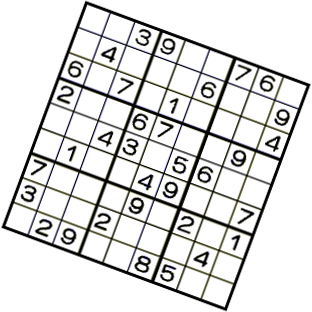
#> input picture images/sudoku20.jpg, 312 x 312 px
$ python aligned.py images/sudoku20.jpg out.png 5
#> lines starting #> are read from the running program, lines starting #| are printed output that depends on the picture
### aligned_helper.py
import os
from PIL import Image
import math


def load_image(image_filename):
    """  load an image from an image file and return it as a list of lists """

    img = Image.open(image_filename)
    gray_img = img.convert("L")
    image = lists_from_pil_image(gray_img)
    return image


def save(image, filename):
    """ save an image (as list of lists) to a file """
    mosaic = pil_image_from_lists(image)
    output_dir = os.path.dirname(filename)

    if output_dir != "" and not os.path.exists(output_dir):
        os.makedirs(output_dir)

    mosaic.save(filename)


# [17 lines left out: functions show, get_diagonal_angle, not called in this run]


def pixels_on_line(image, angle, distance, top=True):
    """returns a list of of following pixels in an image that are on the line
    of specific angle (in radians) and distance from top left pixel.
    """
    if distance < 0:
        return
    angle = angle % math.pi
    image_size = get_image_size(image)
    image_height, image_width = image_size
    if angle == 0:
        column = 0
        row = int(distance)
    elif angle < math.pi / 2:
        if top:
            row = int(distance / math.cos(angle))
            column = 0
        else:
            row = 0
            column = int(distance / math.sin(angle))
    elif angle == math.pi / 2:
        column = int(distance)
        row = 0
    else:
        row = int(distance / math.sin(angle - math.pi/2))
        if row < image_height:
            column = 0
        else:
            temp_row = row - image_height
            column = int(temp_row / math.tan(math.pi - angle) )
            row = image_height - 1

    return pixels_on_line_from_origin(image, angle, (row, column))


def pil_image_from_lists(image_as_lists):
    """ Generate an Image obj from list of lists """
    height = len(image_as_lists)
    width = min([len(image_as_lists[i]) for i in range(height)])
    im = Image.new("L", (width, height))
    for i in range(width):
        for j in range(height):
            im.putpixel((i, j), image_as_lists[j][i])
    return im


def lists_from_pil_image(image):
    """ Turn an Image obj to a list of lists """
    width, height = image.size
    pixels = list(image.getdata())
    pixels = [pixels[i * width:(i + 1) * width] for i in range(height)]
    return pixels

def get_image_size(image):
    height = len(image)
    if height > 0:
        row_lengths = [len(row) for row in image]
        width = min(row_lengths)
        if width == max(row_lengths):
            return (height, width)
        print("Error: Image rows are not consistent!")
    print("Error: Empty Image!")

def within_borders(pixel_location, image_size):
        in_borders = True
        for i in range(2):
            if pixel_location[i] < 0 or pixel_location[i] >= image_size[i]:
                in_borders = False
        return in_borders

def pixels_on_line_from_origin(image, angle, first_pixel):
    """
    assumptions:
    0 <= angle < pi
    distance >= 0
    """
    image_size = get_image_size(image)
    image_height, image_width = image_size
    pixels = []
    ratio = math.tan(angle)
    if not within_borders(first_pixel, image_size):
        pass
    elif angle == 0:
        row = first_pixel[0]
        for column in range(first_pixel[1], image_width):
            pixels.append([row, column])
    elif angle < math.pi/2:
        row = first_pixel[0]
        for column in range(first_pixel[1], image_width):
            unrounded = first_pixel[0] + (column+1-first_pixel[1])*ratio
            curr_pixel = [row, column]
            while unrounded > row and within_borders(curr_pixel, image_size):
                pixels.append(curr_pixel)
                if unrounded >= row + 1:
                    row += 1
                    curr_pixel = [row, column]
                else:
                    break

            if not within_borders(curr_pixel, image_size):
                break

    elif angle == math.pi/2:
        column = first_pixel[1]
        for row in range(first_pixel[0], image_height):
            pixels.append([row, column])
    #pi < angle < 2pi
    else:
        row = first_pixel[0]
        for column in range(first_pixel[1], image_width):
            unrounded = first_pixel[0] + (column + 1 - first_pixel[1]) * ratio
            curr_pixel = [row, column]
            while unrounded < row and within_borders(curr_pixel, image_size):
                pixels.append(curr_pixel)
                if unrounded <= row - 1:
                    row -= 1
                    curr_pixel = [row, column]
                else:
                    break

            if not within_borders(curr_pixel, image_size):
                break

    return pixels

### aligned.py
import aligned_helper
import sys
import copy
import math

BLACK_INDEX = 0
WHITE_INDEX = 255
MAX_DIST = 2
# filter for detect_edges function
AVG_FILTER_DE = [[-1/8,-1/8,-1/8],[-1/8,1,-1/8],[-1/8,-1/8,-1/8]]
# filter that take the average of the pixels in square 3*3
AVG_FILTER = [[1/9,1/9,1/9],[1/9,1/9,1/9],[1/9,1/9,1/9]]
NUM_OF_PARAM = 3
ERROR_MESSAGE = "Wrong number of parameters. The correct usage is: \n " \
                "aligned.py <image_source> <output > <max_diagonal>"


def otsu(image):
    """Function that gets an image and return optimal threshold value"""
    var = 0
    best_threshold = 0
    for threshold in range(256):
        num_of_blacks, num_of_whites, sum_of_blacks, sum_of_whites = (0, 0,
                                                                      0, 0)
        for row in image:
            for column in row:
                if column < threshold:
                    num_of_blacks += 1
                    sum_of_blacks += column
                else:
                    num_of_whites += 1
                    sum_of_whites += column
        if num_of_blacks == 0 or num_of_whites == 0:
            # We dont like to divide by zero
            continue
        mean_black = sum_of_blacks / num_of_blacks
        mean_whites = sum_of_whites / num_of_whites
        new_var = num_of_blacks * num_of_whites * ((mean_black -
                                                   mean_whites)**2)
        # This formula of variance is taken from the lecture
        if new_var > var:
            var = new_var
            best_threshold = threshold
    return best_threshold


def threshold_filter(image):
    """This function gets an image and return a new image in the same size,
    but the pixels change to be black or white, depend the variance"""
    new_image = copy.deepcopy(image)
    var = otsu(new_image)
    for threshold in range(256):
        for index_row, row in enumerate(new_image):
            for index_col, column in enumerate(row):
                if column < var:
                    new_image[index_row][index_col] = BLACK_INDEX
                else:
                    new_image[index_row][index_col] = WHITE_INDEX
    return new_image


def corners(filter, new_image):
    """Function that gets 2 parameters - filter, and image, and return a fix
    value pixel of all the 4 pixels in the corners"""
    height = len(new_image)
    width = len(new_image[0])
    left_up_value, right_up_value, left_down_value, right_down_value = (0, 0,
                                                                 0, 0)
    for ro in range(-1,2): # left-up corner
        for co in range(-1,2):
            if ro < 0 or co < 0:
                left_up_value = new_image[0][0]*filter[ro][co] + left_up_value
            else:
                left_up_value = new_image[ro][co]*filter[ro][co] + \
                                left_up_value

    for ro in range(-1,2): # right-up corner
        for co in range(-1,2):
            if ro < 0 or width - 1 + co >= width:
                right_up_value = new_image[0][width-1]*filter[ro][co] + \
                                 right_up_value
            else:
                right_up_value = new_image[ro][width - 1 +co]*filter[ro][co]\
                                 + right_up_value

    for ro in range(-1,2): # left-down corner
        for co in range(-1,2):
            if height - 1 + ro >= height or co < 0:
                left_down_value = new_image[height-1][0]*filter[ro][co]\
                                 + left_down_value
            else:
                left_down_value = new_image[height - 1 + ro][co] * filter[ro][
                    co] + left_down_value

    for ro in range(-1,2): # right-down corner
        for co in range(-1,2):
            if height - 1 + ro >= height or width - 1 + co >= width:
                right_down_value = new_image[height-1][width-1]*filter[ro][co]\
                                 + right_down_value
            else:
                right_down_value = new_image[height - 1 + ro][width - 1 + co]\
                                   * filter[ro][co] + right_down_value

    return fix_value(left_up_value), fix_value(right_up_value), fix_value(
        left_down_value), fix_value(right_down_value)


def up(col_index, filter, new_image):
    """Function that gets 3 parameters - index of column, filter, and image,
    and return a fix value pixel of all the pixels in the first row in the
    image (without the corners)"""
    new_value = 0
    for ro in range(-1,2):
        for co in range(-1,2):
            if ro < 0 :
                new_value = new_image[0][col_index]*filter[ro][co] + new_value
            else:
                new_value = new_image[ro][col_index+co] * filter[ro][co] + \
                            new_value

    return fix_value(new_value)


def down(col_index, filter, new_image):
    """Function that gets 3 parameters - index of column, filter, and image,
    and return a fix value pixel of all the pixels in the last row in the
    image (without the corners)"""
    height = len(new_image)
    new_value = 0
    for ro in range(-1,2):
        for co in range(-1,2):
            if height - 1 + ro >= height:
                new_value = new_image[height-1][col_index]*filter[ro][co] + \
                            new_value
            else:
                new_value = new_image[height - 1 + ro][col_index+co] * filter[
                    ro][co] + new_value

    return fix_value(new_value)


def left(row_index, filter, new_image):
    """Function that gets 3 parameters - index of row, filter, and image,
    and return a fix value pixel of all the pixels in the first column in the
    image (without the corners)"""
    new_value = 0
    for ro in range(-1,2):
        for co in range(-1,2):
            if co < 0:
                new_value = new_image[row_index][0] * filter[ro][
                    co] + new_value
            else:
                new_value = new_image[row_index + ro][co] * filter[ro][co] + \
                            new_value

    return fix_value(new_value)


def right(row_index, filter, new_image):
    """Function that gets 3 parameters - index of row, filter, and image,
    and return a fix value pixel of all the pixels in the last column in the
    image (without the corners)"""
    width = len(new_image[0])
    new_value = 0
    for ro in range(-1,2):
        for co in range(-1,2):
            if width - 1 + co >= width:
                new_value = new_image[row_index][width-1] * filter[ro][
                    co] + new_value
            else:
                new_value = new_image[row_index + ro][width - 1 + co] * \
                            filter[ro][co] + new_value

    return fix_value(new_value)


def middle(row_index, col_index, filter, new_image):
    """Function that gets 4 parameters - index of row, index of column, filter,
     and image, and return a fix value pixel of all the pixels in the middle of
     the image, its mean without - first and last rows, first and last
     columns, and corners"""
    new_value = 0
    for ro in range(-1,2):
        for co in range(-1,2):
            new_value = new_image[row_index + ro][col_index + co] * \
                        filter[ro][co] + new_value

    return fix_value(new_value)


def fix_value(new_value):
    """Function that gets a value of pixel and return a fix value that make
    sure that the value is in the range 0 to 255"""
    new_value = int(new_value)
    if new_value > WHITE_INDEX or new_value < -WHITE_INDEX:
        new_value = WHITE_INDEX
    if -256 < new_value < BLACK_INDEX:
        new_value = -1 * new_value
    return new_value


def apply_filter(image, filter):
    """Function that gets 2 parameters - filter and image, and return a new
    image with new pixels, depend the filter. This functions uses 5 helper
    functions - corners, up, down, left, right"""
    height = len(image)
    width = len(image[0])
    new_image = copy.deepcopy(image)

    for col_index in range(1, width-1):
        # Running on the first and last rows
        new_image[0][col_index] = up(col_index, filter, image)
        new_image[height-1][col_index] = down(col_index, filter, image)

    for row_index in range(1, height-1):
        # Running on the first and last columns
        new_image[row_index][0] = left(row_index, filter, image)
        new_image[row_index][height-1] = right(row_index, filter, image)

    for row_index in range(1, width-1):
        # Running on the middle of the image
        for col_index in range(1, height-1):
            new_image[row_index][col_index] = middle(row_index, col_index,
                                                     filter, image)
    # Manual placement of the corners:
    new_image[0][0], new_image[0][width-1], new_image[height-1][0], \
    new_image[height-1][width-1] = corners(filter, new_image)
    return new_image


def detect_edges(image):
    """Function that gets an image and return a new image that returns from
    apply_filter, with the filter: [[-1/8,-1/8,-1/8],[-1/8,1,-1/8],
    [-1/8,-1/8,-1/8]]"""
    return apply_filter(image, AVG_FILTER_DE)


def downsample_by_3(image):
    """Function that gets an image, and return a new image that become
    smaller by 3. to make sure that the new image is similar to the orgin,
    I used the average filter - 1/9 of every value in the filter"""
    small_image = []
    for row_index in range(1, len(image)-1, 3):
        new_line = []
        for col_index in range(1, len(image[0])-1, 3):
            # Now, every image[row_index][col_index] pixel will be in the
            # center of every 3*3 matrix in the image.
            value = int(middle(row_index, col_index, AVG_FILTER, image))
            new_line.append(value)
        small_image.append(new_line)

    return small_image


def downsample(image, max_diagonal_size):
    """Function that gets 3 parameters - image and diagonal size, and return
    a new image that become smaller - depend the diagonal input. its uses
    the downsample_by_3 function"""
    small_image = copy.deepcopy(image)
    width = len(image[0])
    height = len(image)
    diagonal = (width**2 + height**2)**(1/2)
    while max_diagonal_size <= diagonal:
        small_image = downsample_by_3(small_image)
        new_width = len(small_image[0])
        new_height = len(small_image)
        diagonal = (new_width**2 + new_height**2)**(1/2)

    return small_image


def values_of_pixels(image, list_index):
    """Function that gets image and list of index (the list is the output of
    the pixels_on_line from aligned_helper.py), and return the sum of all
    (len)**2, len is the length of all the white pixels that enough close each
    other"""
    sum = 0
    last_index = [0,0]
    new_list = []
    for location in list_index:
        if image[location[0]][location[1]] == WHITE_INDEX:
            if new_list == []:
                # The first location will be append to the list without
                # Preconditions
                new_list.append(location)
            elif distance(last_index, location) <= MAX_DIST:
                # Here we start to build the sequence
                new_list.append(location)
            else:
                length = distance(new_list[0], new_list[-1])
                sum += length**2
                new_list = [location]  # Strating to build a new list
            last_index = location

    if len(new_list) > 1:
        # if the last index in the loop is white, and its part of list that
        # big than one, the next loop will be out of range, so we need to
        # add this manual.
        length = distance(new_list[0], new_list[-1])
        sum += length ** 2

    return sum


def distance(location1, location2):
    """Function that gets two location (row and column) and return the
    distance between them"""
    return math.sqrt((location1[0]-location2[0])**2 + (location1[1]-location2[
        1])**2)


def get_angle(image):
    """This function get an image and return the dominant angle of the image"""
    width = len(image[0])
    height = len(image)
    diagonal = (width**2 + height**2)**(1/2)
    max = 0
    angle_to_return = 0

    # In this loop we check every angle from 0 degree to 179 degree
    for angle in range(180):
        sum = 0
        angle_in_radian = math.radians(angle)

        # Here we running on all the legal distances
        for dist in range(int(diagonal)+1):

            # If the angle is in this range, we need to take two times the
            # list of the same distance, one time with True and one time
            # with False
            if 0 < angle < 90:
                if dist == 0:
                    lst0 = aligned_helper.pixels_on_line(image, angle_in_radian, 0)
                    sum += values_of_pixels(image, lst0)
                else:
                    lst1 = aligned_helper.pixels_on_line(image, angle_in_radian,
                                                         dist)
                    lst2 = aligned_helper.pixels_on_line(image, angle_in_radian,
                                                         dist, False)
                    sum += values_of_pixels(image, lst2) + values_of_pixels(
                        image, lst1)

            else:
                lst3 = aligned_helper.pixels_on_line(image, angle_in_radian, dist)
                sum += values_of_pixels(image, lst3)

        # Every loop we check if sum is bigger then max, if it is, we put
        # sum value in max. then we put the angle of this distance,
        # to be the angle that we want to return
        if max < sum:
            max = sum
            angle_to_return = angle

    return angle_to_return


def moving(row, col, angle):
    """This is a help function that gets three parameters: row, col,
    and angle, and return the new place of point from the beginning, depend
    the angle"""
    x = int((math.cos(math.radians(angle))) * row + (math.sin(math.radians(
        angle))) * col)
    y = int((-math.sin(math.radians(angle))) * row + (math.cos(math.radians(
        angle))) * col)
    return x, y


def rotate(image, angle):
    """Function that gets two parameters: image and angle, and return a new
    image after rotation by the angle"""
    new_image = []
    # I build this function for rotate against the clock, than I saw that
    # its should be with the clock, so I put (-1) in every use of 'angle'.
    angle_in_rad = math.radians(-angle)
    original_width = len(image[0])
    original_height = len(image)

    # We must build a new image in the correct size, and the height and the
    # width has to be integer, and the angles must be in absolute value
    new_height = int((abs(math.cos(abs(angle_in_rad))))*original_height + (abs(
        math.sin(abs(angle_in_rad)))*original_width))
    new_width = int((abs(math.cos(abs(angle_in_rad)))*original_width +
                     (abs(math.sin(abs(angle_in_rad))))*original_height))

    # Building a new image in the new size (after rotation we get new size)
    for i in range(new_height):
        new_line = []
        for j in range(new_width):
            new_line.append(BLACK_INDEX)  # All the pixels will be blacks
        new_image.append(new_line)

    for row in range(len(new_image)):
        for col in range(len(new_image[0])):
            # Using moving function after we moce (row,col) to the center of
            #  the new image that we build:
            x, y = moving(row - (new_height // 2), col - (new_width // 2),
                          -angle)
            # Returning to the correct place in original image:
            x += original_height//2
            y += original_width//2

            if 0 <= x < original_height and 0 <= y < original_width:
                new_image[row][col] = image[x][y]

    return new_image


def make_correction(image, max_diagonal):
    """Function that gets two parameters: image and max diagonal size,
    and return a new aligned image"""
    new_image = copy.deepcopy(image)
    image = downsample(image, max_diagonal)
    image = threshold_filter(image)
    image = detect_edges(image)
    image = threshold_filter(image)
    dominant_angle = get_angle(image)
    return rotate(new_image, -dominant_angle)


def main():
    if len(sys.argv) != NUM_OF_PARAM + 1:
        print(ERROR_MESSAGE)
        sys.exit()

    image_source = sys.argv[1]
    output_name = sys.argv[2]
    max_diagonal = int(sys.argv[3])
    image = aligned_helper.load_image(image_source)
#> in load_image, img is the input picture: PIL image 312x312 RGB; mean R, G, B 221.5, 221.5, 220.8
#> in load_image, `gray_img = img.convert("L")`:
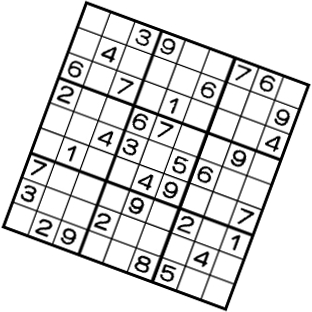
#> gray_img: PIL image 312x312 L; min 0, max 255, mean 221.4
#> in lists_from_pil_image, `pixels = list(image.getdata())`: pixels = 97344 items
#> in lists_from_pil_image, `pixels = [pixels[i * width:(i + 1) * width] for i in range(height)]`: pixels = 312 items
#> image = 312 items
    aligned_helper.save(make_correction(image, max_diagonal), output_name)
#> in downsample, `width = len(image[0])`: width = 312
#> in downsample, `diagonal = (width**2 + height**2)**(1/2)`: diagonal = 441.2
#> the loop in downsample, `while max_diagonal_size <= diagonal:` made 4 passes
#> in pil_image_from_lists, `im = Image.new("L", (width, height))`: im: PIL image 436x436 L; every value is 0
#> after the loop in pil_image_from_lists, `for i in range(width):`:
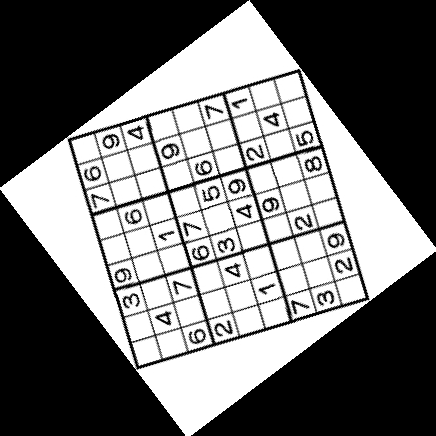
#> im: PIL image 436x436 L; min 0, max 255, mean 114.1


if __name__ == "__main__":
    main()
